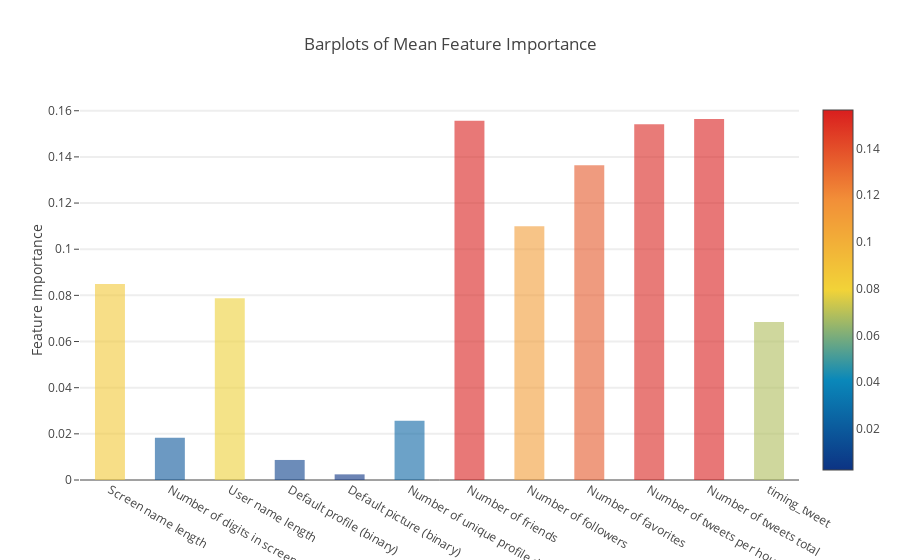

The code cell stored with this chart in its notebook:
### Markdown cell above
### Plotly Barplot of Average Feature Importances

Having obtained the mean feature importance across all our classifiers, we can plot them into a Plotly bar plot as follows:

### Code cell
y = feature_dataframe['mean'].values
x = feature_dataframe['features'].values
data = [go.Bar(
            x= x,
             y= y,
            width = 0.5,
            marker=dict(
               color = feature_dataframe['mean'].values,
            colorscale='Portland',
            showscale=True,
            reversescale = False
            ),
            opacity=0.6
        )]

layout= go.Layout(
    autosize= True,
    title= 'Barplots of Mean Feature Importance',
    hovermode= 'closest',
#     xaxis= dict(
#         title= 'Pop',
#         ticklen= 5,
#         zeroline= False,
#         gridwidth= 2,
#     ),
    yaxis=dict(
        title= 'Feature Importance',
        ticklen= 5,
        gridwidth= 2
    ),
    showlegend= False
)
fig = go.Figure(data=data, layout=layout)
py.iplot(fig, filename='bar-direct-labels')

### Figure 1 — Plotly figure (JSON) as saved in the notebook; plotly's stock layout.template omitted (floating-point values rounded to 4 significant figures)
{"data": [{"marker": {"color": [0.08493, 0.01836, 0.0788, 0.008681, 0.002444, 0.02563, 0.1557, 0.1099, 0.1364, 0.1542, 0.1564, 0.06844], "colorscale": "Portland", "reversescale": false, "showscale": true}, "opacity": 0.6, "type": "bar", "uid": "7ef1ddb9-a7e8-49db-ae88-e6ad403befe3", "width": 0.5, "x": ["Screen name length", "Number of digits in screen name", "User name length", "Default profile (binary)", "Default picture (binary)", "Number of unique profile descriptions", "Number of friends", "Number of followers", "Number of favorites", "Number of tweets per hour", "Number of tweets total", "timing_tweet"], "y": [0.08493, 0.01836, 0.0788, 0.008681, 0.002444, 0.02563, 0.1557, 0.1099, 0.1364, 0.1542, 0.1564, 0.06844]}], "layout": {"autosize": true, "hovermode": "closest", "showlegend": false, "title": "Barplots of Mean Feature Importance", "yaxis": {"gridwidth": 2, "ticklen": 5, "title": "Feature Importance"}}}
